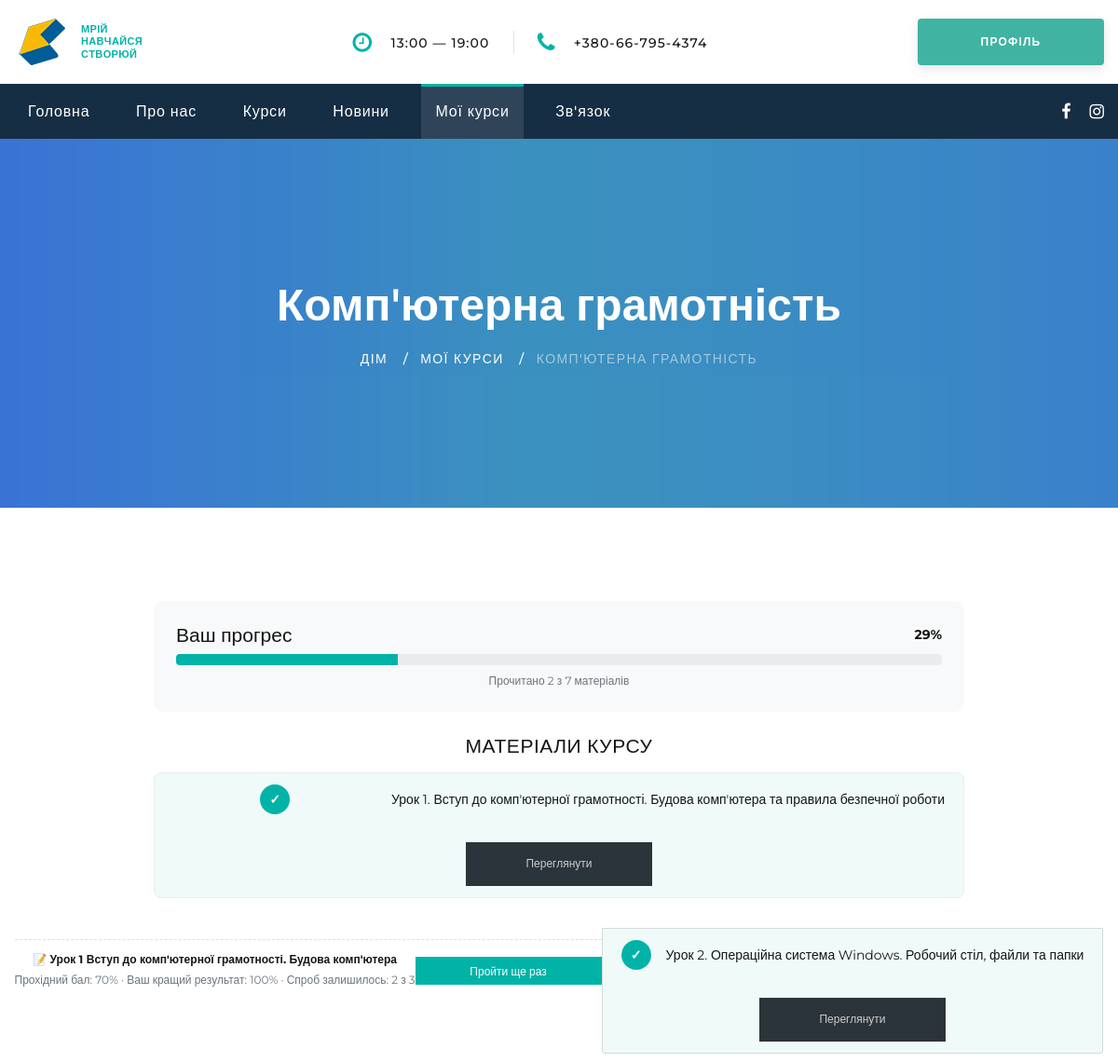
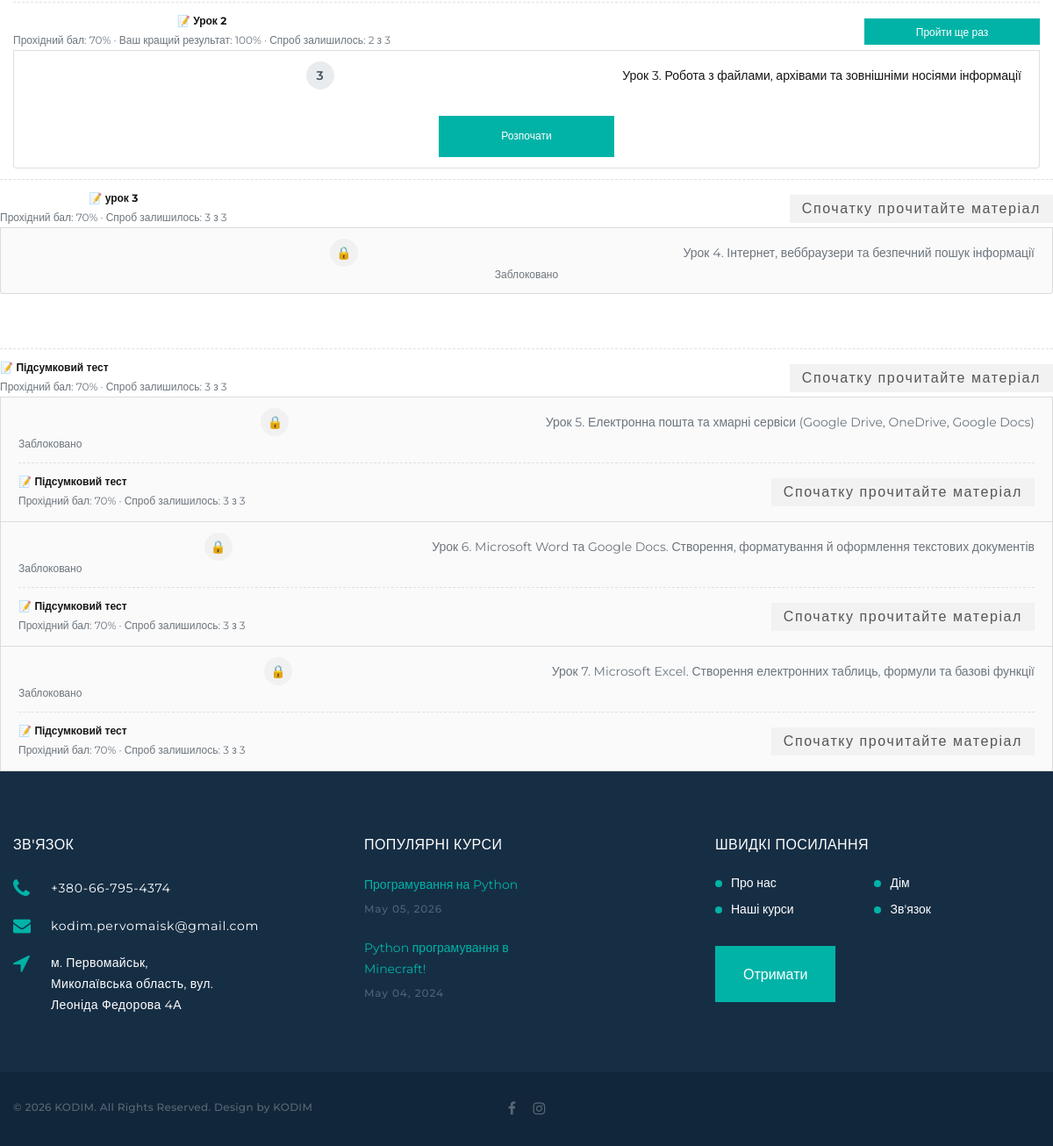
/learning/course/5/ (signed in), run on an earlier commit of the app's database (2 pictures, top to bottom).
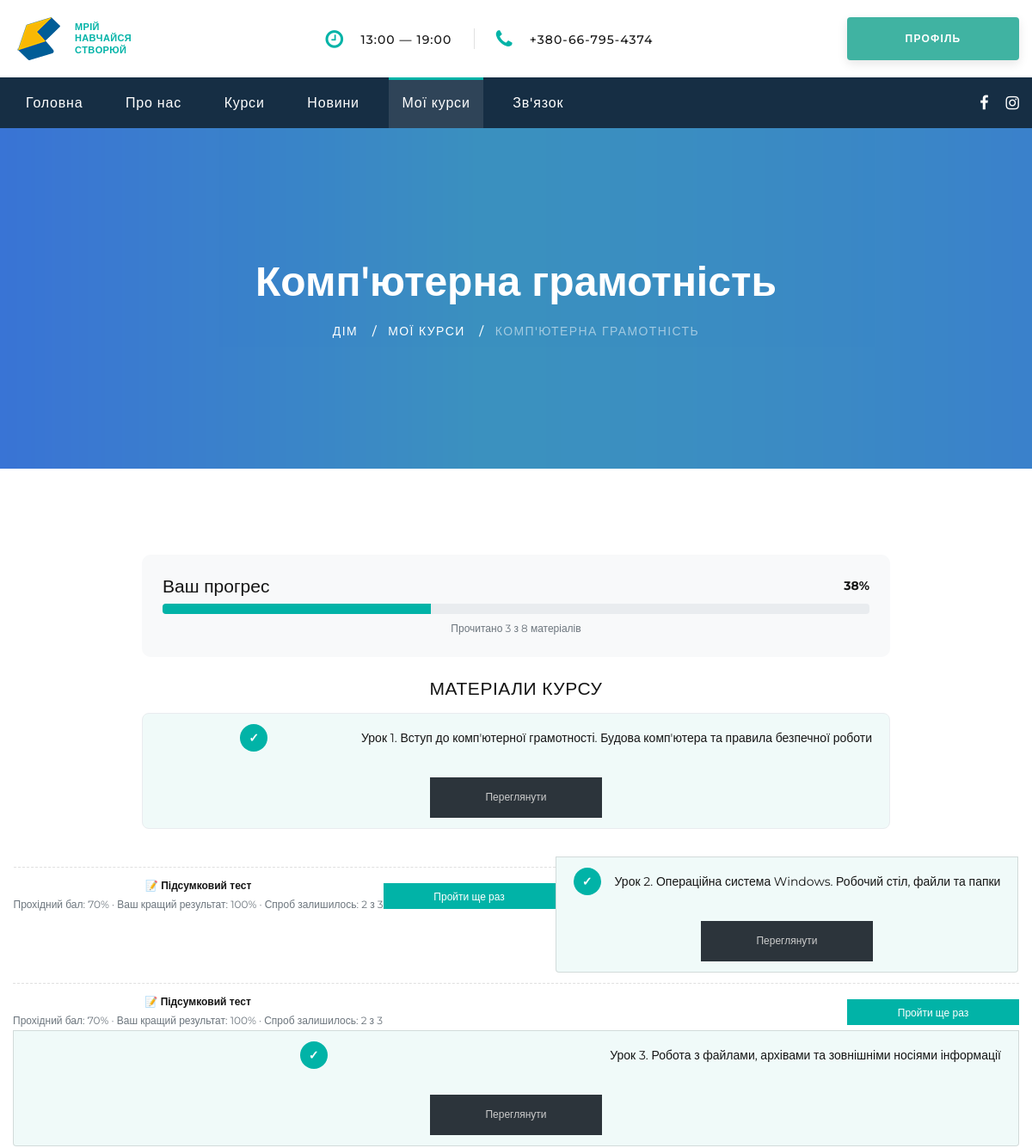
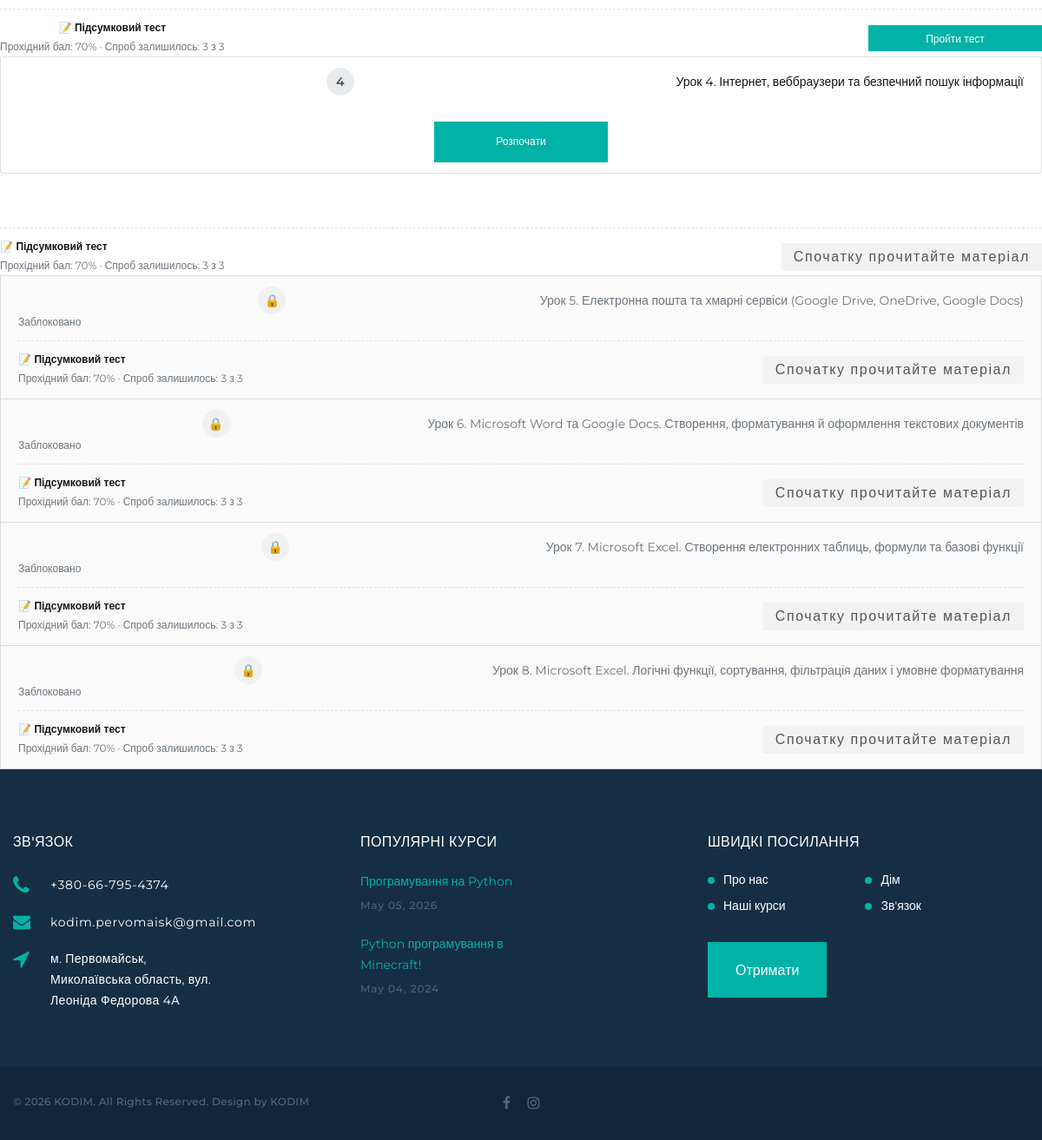
And on a later commit of the database (2 pictures, top to bottom).
### learning/models.py (models this page shows, shortened)
class Enrollment(models.Model):
    user = models.ForeignKey(
        settings.AUTH_USER_MODEL, on_delete=models.CASCADE,
        related_name='enrollments', verbose_name='Учень',
    )
    course = models.ForeignKey(
        Course, on_delete=models.CASCADE,
        related_name='enrollments', verbose_name='Курс',
    )
    assigned_at = models.DateTimeField('Призначено', auto_now_add=True)
    class Meta:
        unique_together = ('user', 'course')
        verbose_name = 'Призначення курсу'
        verbose_name_plural = 'Призначення курсів'
    def total_materials(self):
        return self.course.materials.count()
    def read_materials_count(self):
        return MaterialProgress.objects.filter(
            user=self.user, material__course=self.course, is_read=True
        ).count()
    def progress_percent(self):
        total = self.total_materials()
        if total == 0:
            return 0
        return round(self.read_materials_count() / total * 100)
    def materials_with_status(self):
        result = []
        for material in self.course.materials.all():
            test = getattr(material, 'test', None)
            result.append({
                'material': material,
                'is_read': MaterialProgress.objects.filter(
                    user=self.user, material=material, is_read=True
                ).exists(),
                'is_unlocked': material.is_unlocked_for(self.user),
                'test': test,
                'test_attempts_left': test.attempts_left(self.user) if test else None,
                'test_best_result': test.best_result(self.user) if test else None,
            })
        return result

class Material(models.Model):
    course = models.ForeignKey(
        Course, on_delete=models.CASCADE, related_name='materials',
        verbose_name='Курс',
    )
    title = models.CharField('Назва матеріалу', max_length=200)
    order = models.PositiveSmallIntegerField(
        'Порядок', default=0,
        help_text='Визначає послідовність проходження (1, 2, 3 ...).',
    )
    content = CKEditor5Field('Текст матеріалу', config_name='news', blank=True)
    video_url = models.URLField('Посилання на відео (YouTube)', blank=True, null=True)
    file = models.FileField(
        'Файл (PDF тощо)', upload_to='materials/', blank=True, null=True,
    )
    class Meta:
        ordering = ['course', 'order']
        verbose_name = 'Матеріал курсу'
        verbose_name_plural = 'Матеріали курсу'
        unique_together = ('course', 'order')
    def is_unlocked_for(self, user):
        if self.order <= 1:
            return True
        previous = Material.objects.filter(
            course=self.course, order__lt=self.order
        ).order_by('-order').first()
        if previous is None:
            return True
        return MaterialProgress.objects.filter(
            user=user, material=previous, is_read=True
        ).exists()

class Test(models.Model):
    material = models.OneToOneField(
        Material, on_delete=models.CASCADE, related_name='test',
        verbose_name='Матеріал (урок)',
    )
    title = models.CharField('Назва тесту', max_length=200, default='Підсумковий тест')
    passing_score = models.PositiveSmallIntegerField(
        'Прохідний бал, %', default=70,
    )
    max_attempts = models.PositiveSmallIntegerField(
        'Максимум спроб', default=3,
    )
    class Meta:
        verbose_name = 'Тест'
        verbose_name_plural = 'Тести'
    def attempts_used(self, user):
        return TestResult.objects.filter(user=user, test=self).count()
    def attempts_left(self, user):
        return max(self.max_attempts - self.attempts_used(user), 0)
    def best_result(self, user):
        return TestResult.objects.filter(
            user=user, test=self
        ).order_by('-score').first()

class TestResult(models.Model):
    user = models.ForeignKey(settings.AUTH_USER_MODEL, on_delete=models.CASCADE)
    test = models.ForeignKey(Test, on_delete=models.CASCADE, related_name='results')
    score = models.PositiveSmallIntegerField('Результат, %')
    passed = models.BooleanField('Складено', default=False)
    completed_at = models.DateTimeField('Дата проходження', auto_now_add=True)
    class Meta:
        ordering = ['-completed_at']
        verbose_name = 'Результат тесту'
        verbose_name_plural = 'Результати тестів'

### Web_1/models.py (models this page shows, shortened)
class Course(models.Model):
    LEVEL_CHOICES = [
        ('beginner', 'Початківець'),
        ('intermediate', 'Середній'),
        ('advanced', 'Просунутий'),
    ]
    category = models.ForeignKey(
        Category,
        on_delete=models.CASCADE,
        help_text='оберіть категорію',
        verbose_name='категорія курсу',
        null=True,
    )
    name = models.CharField(max_length=50, verbose_name="Ім'я")
    name_url = models.CharField(
        max_length=50, verbose_name='Name URL', default='', blank=True
    )
    image = models.ImageField(
        upload_to='course_images',
        verbose_name='Картинка',
        null=True,
        blank=True,
        validators=[validate_image_size]  # Додано перевірку ваги файлу
    )
    emoji_icon = models.CharField(
        max_length=10,
        verbose_name='Емодзі іконка',
        default='🎮',
        blank=True,
        help_text='Емодзі, що відображається на картці курсу (напр. 🎮, 🐍, 🎨)',
    )
    description_short = models.CharField(
        max_length=250,
        verbose_name='Короткий опис',
        null=True,
        blank=True,
    )
    description = models.TextField(
        verbose_name='Опис',
        null=True,
        blank=True,
        help_text='Детальний опис курсу (відображається у секції "Як проходить навчання")',
    )
    kid_age = models.CharField(
        max_length=50,
        verbose_name='Вік учня',
        null=True,
        blank=True,
        help_text='Напр. «від 10 років» або «8–14 років»',
    )
    level = models.CharField(
        max_length=20,
        choices=LEVEL_CHOICES,
        verbose_name='Рівень',
        default='beginner',
    )
    duration = models.CharField(
        max_length=50,
        verbose_name='Тривалість курсу',
        null=True,
        blank=True,
        help_text='Напр. «5 місяців», «3 місяці»',
    )
    lessons_count = models.PositiveSmallIntegerField(
        verbose_name='Кількість занять',
        null=True,
        blank=True,
    )
    schedule = models.CharField(
        max_length=100,
        verbose_name='Розклад',
        null=True,
        blank=True,
        help_text='Напр. «2 заняття на тиждень по 90 хвилин»',
    )
    price = models.CharField(
        max_length=50,
        verbose_name='Вартість',
        null=True,
        blank=True,
        help_text='Залишіть порожнім або вкажіть базову ціну для SEO',
    )
    date_price = models.IntegerField(
        verbose_name='Дата_ціна',
        null=True,
        blank=True,
    )
    price_monthly = models.CharField(
        max_length=50,
        verbose_name='Ціна (помісячна)',
        null=True,
        blank=True,
        help_text='Напр. «1200 грн» або «Уточніть»',
    )
    price_semester = models.CharField(
        max_length=50,
        verbose_name='Ціна (семестр)',
        null=True,
        blank=True,
        help_text='Напр. «6500 грн» або «Знижка»',
    )
    price_full = models.CharField(
        max_length=50,
        verbose_name='Ціна (повна)',
        null=True,
        blank=True,
        help_text='Напр. «11000 грн» або «Макс. знижка»',
    )
    stat_students = models.PositiveIntegerField(
        verbose_name='Учнів пройшло',
        null=True,
        blank=True,
        help_text='Напр. 120',
    )
    stat_projects = models.PositiveIntegerField(
        verbose_name='Проєктів створено',
        null=True,
        blank=True,
    )
    stat_rating = models.DecimalField(
        max_digits=3,
        decimal_places=1,
        verbose_name='Рейтинг',
        null=True,
        blank=True,
        help_text='Напр. 4.9',
    )
    stat_years = models.PositiveSmallIntegerField(
        verbose_name='Років викладаємо',
        null=True,
        blank=True,
    )
    what_will_learn = models.JSONField(
        verbose_name='Що вивчить дитина',
        null=True,
        blank=True,
        help_text=(
            'Список рядків. Приклад: '
            '["Основи Lua", "Створення 3D-світів", "Публікація гри"]'
        ),
    )
    for_whom = models.JSONField(
        verbose_name='Для кого курс',
        null=True,
        blank=True,
        help_text=(
            'Список об\'єктів. Приклад: '
            '[{"icon": "🎮", "title": "Фанати Roblox", '
            '"text": "Хочуть не просто грати, а створювати"}]'
        ),
    )
    advantages = models.JSONField(
        verbose_name='Переваги напряму',
        null=True,
        blank=True,
        help_text=(
            'Список нумерованих переваг курсу/професії. Приклад: '
            '[{"title": "Висока затребуваність", '
            '"text": "Python — одна з найпопулярніших мов програмування у світі"}]'
        ),
    )
    program_modules = models.JSONField(
        verbose_name='Програма (модулі)',
        null=True,
        blank=True,
        help_text=(
            'Список модулів. Приклад: '
            '[{"num": "01", "title": "Знайомство з Roblox Studio", '
            '"subtitle": "Інтерфейс та перший світ", '
            '"topics": ["Інтерфейс редактора", "Перша локація"]}]'
        ),
    )
    results = models.JSONField(
        verbose_name='Результати курсу',
        null=True,
        blank=True,
        help_text=(
            'Список результатів. Приклад: '
            '[{"icon": "🏆", "text": "Власна гра у Roblox"}]'
        ),
    )
    faq = models.JSONField(
        verbose_name='Часті запитання (FAQ)',
        null=True,
        blank=True,
        help_text=(
            'Список питань/відповідей. Приклад: '
            '[{"question": "З якого віку?", "answer": "Від 10 років."}]'
        ),
    )
    meta_description = models.CharField(
        max_length=300,
        verbose_name='Meta опис (SEO)',
        null=True,
        blank=True,
    )
    is_active = models.BooleanField(
        default=True,
        verbose_name='Активний',
        help_text='Якщо знято — курс не відображається на сайті',
    )
    order = models.PositiveSmallIntegerField(
        default=0,
        verbose_name='Порядок сортування',
    )
    class Meta:
        verbose_name = 'Курс'
        verbose_name_plural = 'Курси'
        ordering = ['order', 'name']

### learning/views.py (the view)
# urls.py: path('course/<int:course_id>/', views.course_materials, name='course_materials'),
@login_required
def course_materials(request, course_id):
    enrollment = _get_enrollment_or_403(request, course_id)
    materials_status = enrollment.materials_with_status()
    return render(request, 'learning/course_materials.html', {
        'enrollment': enrollment,
        'materials_status': materials_status,
    })

### learning/templates/learning/course_materials.html (shortened to what this page needs)
<!DOCTYPE html>
{% extends 'base.html' %}
{% load static %}
{% block content %}
<section class="breadcrumbs-custom-inset">
  <div class="breadcrumbs-custom context-dark bg-overlay-60">
    <div class="container">
      <h2 class="breadcrumbs-custom-title">{{ enrollment.course.name }}</h2>
      <ul class="breadcrumbs-custom-path">
        <li><a href="/">Дім</a></li>
        <li><a href="{% url 'learning:my_courses' %}">Мої курси</a></li>
        <li class="active">{{ enrollment.course.name }}</li>
      </ul>
    </div>
    <div class="box-position" style="background-image: url({% static 'images/breadcrumbs-bg.png' %});"></div>
  </div>
</section>
<section class="section section-sm section-first bg-default">
  <div class="container">
    <div class="row justify-content-center">
      <div class="col-lg-9">
        <div class="learning-progress-box mb-4">
          <div class="d-flex justify-content-between align-items-center mb-2">
            <h5 class="mb-0">Ваш прогрес</h5>
            <span class="font-weight-bold">{{ enrollment.progress_percent }}%</span>
          </div>
          <div class="progress" style="height: 12px;">
            <div class="progress-bar learning-progress-bar" role="progressbar"
                 style="width: {{ enrollment.progress_percent }}%;"
                 aria-valuenow="{{ enrollment.progress_percent }}" aria-valuemin="0" aria-valuemax="100"></div>
          </div>
          <p class="small text-muted mt-2 mb-0">
            Прочитано {{ enrollment.read_materials_count }} з {{ enrollment.total_materials }} матеріалів
          </p>
        </div>
        <h5 class="text-uppercase text-spacing-100 mb-3">Матеріали курсу</h5>
        <ul class="list-group mb-4 learning-materials-list">
          {% for item in materials_status %}
          <li class="list-group-item {% if item.is_read %}learning-item-read{% elif not item.is_unlocked %}learning-item-locked{% endif %}">
                <div class="d-flex align-items-center justify-content-between flex-wrap learning-item-row">
                <span class="learning-step-number
                              {% if item.is_read %}learning-step-done{% elif not item.is_unlocked %}learning-step-locked{% endif %}">
                  {% if item.is_read %}&#10003;{% elif not item.is_unlocked %}&#128274;{% else %}{{ forloop.counter }}{% endif %}
                </span>
                <span class="ml-3 {% if not item.is_unlocked %}text-muted{% endif %}">
                  {{ item.material.title }}
                </span>
              </div>
              {% if item.is_unlocked %}
                <a href="{% url 'learning:material_detail' item.material.id %}"
                   class="button button-sm {% if item.is_read %}button-default{% else %}button-primary{% endif %} button-pipaluk">
                  {% if item.is_read %}Переглянути{% else %}Розпочати{% endif %}
                </a>
              {% else %}
                <span class="small text-muted">Заблоковано</span>
              {% endif %}
            </div>
            {% if item.test %}
            <div class="learning-lesson-test">
              <div class="d-flex align-items-center justify-content-between flex-wrap">
                <div>
                  <span class="font-weight-bold small">&#128221; {{ item.test.title }}</span>
                  <span class="small text-muted d-block d-sm-inline">
                    Прохідний бал: {{ item.test.passing_score }}%
                    {% if item.test_best_result %}
                    · Ваш кращий результат: {{ item.test_best_result.score }}%
                    {% endif %}
                    · Спроб залишилось: {{ item.test_attempts_left }} з {{ item.test.max_attempts }}
                  </span>
                </div>
                {% if not item.is_read %}
                  <span class="badge badge-pill learning-badge-progress">Спочатку прочитайте матеріал</span>
                {% elif item.test_attempts_left == 0 %}
                  <span class="badge badge-pill learning-badge-danger">Спроби вичерпано</span>
                {% else %}
                  <a href="{% url 'learning:take_test' item.material.id %}"
                     class="button button-sm button-primary button-ujarak mt-2 mt-sm-0">
                    {% if item.test_best_result %}Пройти ще раз{% else %}Пройти тест{% endif %}
                  </a>
                {% endif %}
              </div>
            </div>
            {% endif %}
          </li>
          {% endfor %}
{% endblock content %}
{% block navbar %}
<li class="rd-nav-item"><a class="rd-nav-link" href="/">Головна</a></li>
<li class="rd-nav-item"><a class="rd-nav-link" href="/about/">Про нас</a></li>
<li class="rd-nav-item"><a class="rd-nav-link" href="/courses/">Курси</a></li>
<li class="rd-nav-item"><a class="rd-nav-link" href="/news/">Новини</a></li>
<li class="rd-nav-item active"><a class="rd-nav-link" href="{% url 'learning:my_courses' %}">Мої курси</a></li>
<li class="rd-nav-item"><a class="rd-nav-link" href="/contact-us/">Зв'язок</a></li>
{% endblock %}

What changed in the data, as far as the page shows it:
computed for Enrollment "Комп'ютерна грамотність": progress_percent "29" → "38"; read_materials_count "2" → "3"; total_materials "7" → "8"
changed Material (number 1 of 8 on the later page): test "Урок 1 Вступ до комп'ютерної грамотності. Будова комп'ютера" → "Підсумковий тест"
changed through a linked row, Material "Урок 2. Операційна система Windows. Робочий стіл, файли та папки": test "Урок 2" → "Підсумковий тест"
changed through a linked row, Material "Урок 3. Робота з файлами, архівами та зовнішніми носіями інформації": test "урок 3" → "Підсумковий тест"; text "Розпочати Спочатку прочитайте матеріал" → "✓ Переглянути Пройти тест"
computed for Material "Урок 4. Інтернет, веббраузери та безпечний пошук інформації": text "🔒 Заблоковано" → "Розпочати"
added Material: material "Урок 8. Microsoft Excel. Логічні функції, сортування, фільтрація даних і умовне форматування", shows "Заблоковано", test "Підсумковий тест", test.passing_score "70", test_attempts_left "3", test.max_attempts "3", shows "Спочатку прочитайте матеріал"
Also different on the page:
{{ enrollment.progress_percent }}: 29 → 38 (drawn)
